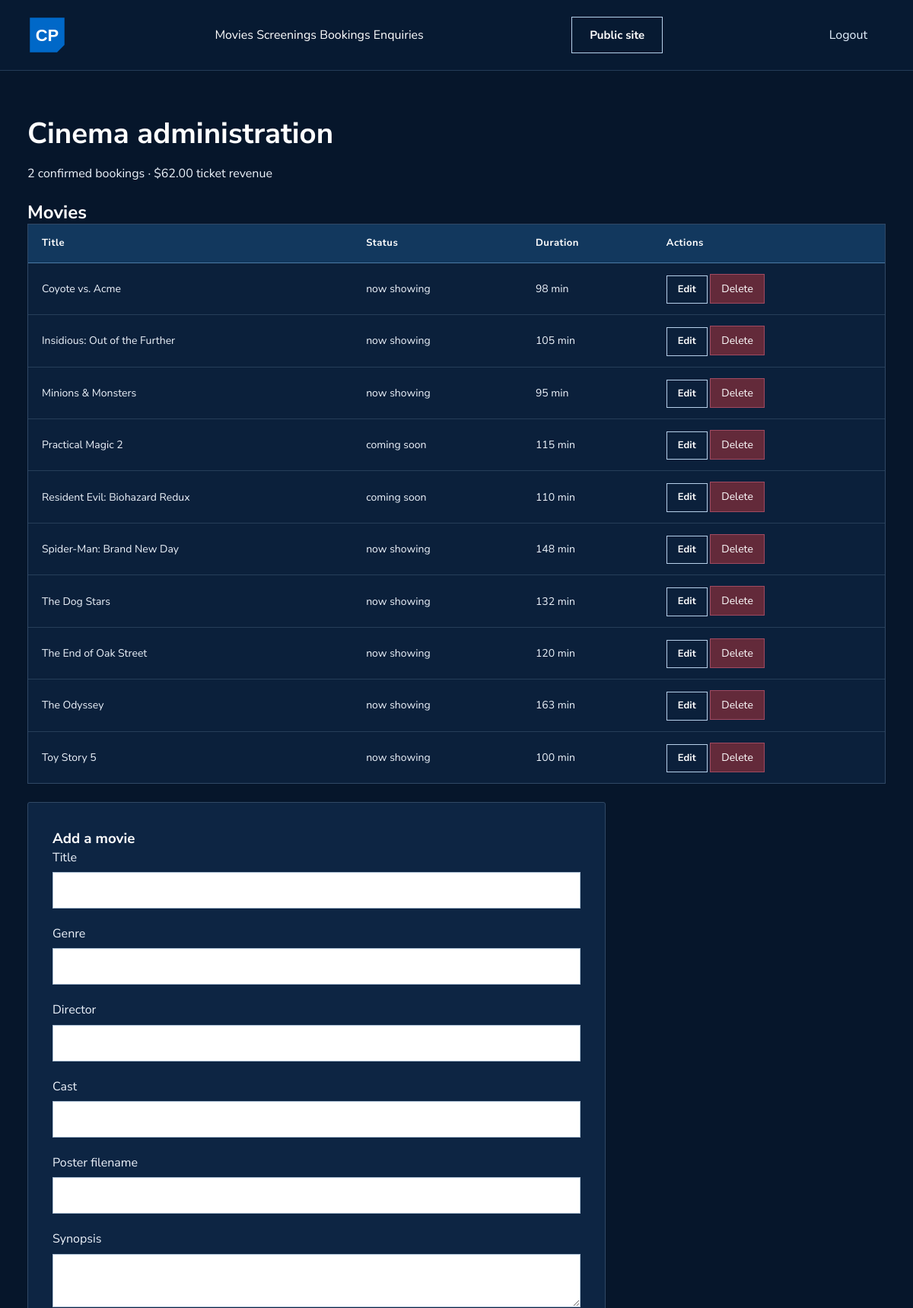
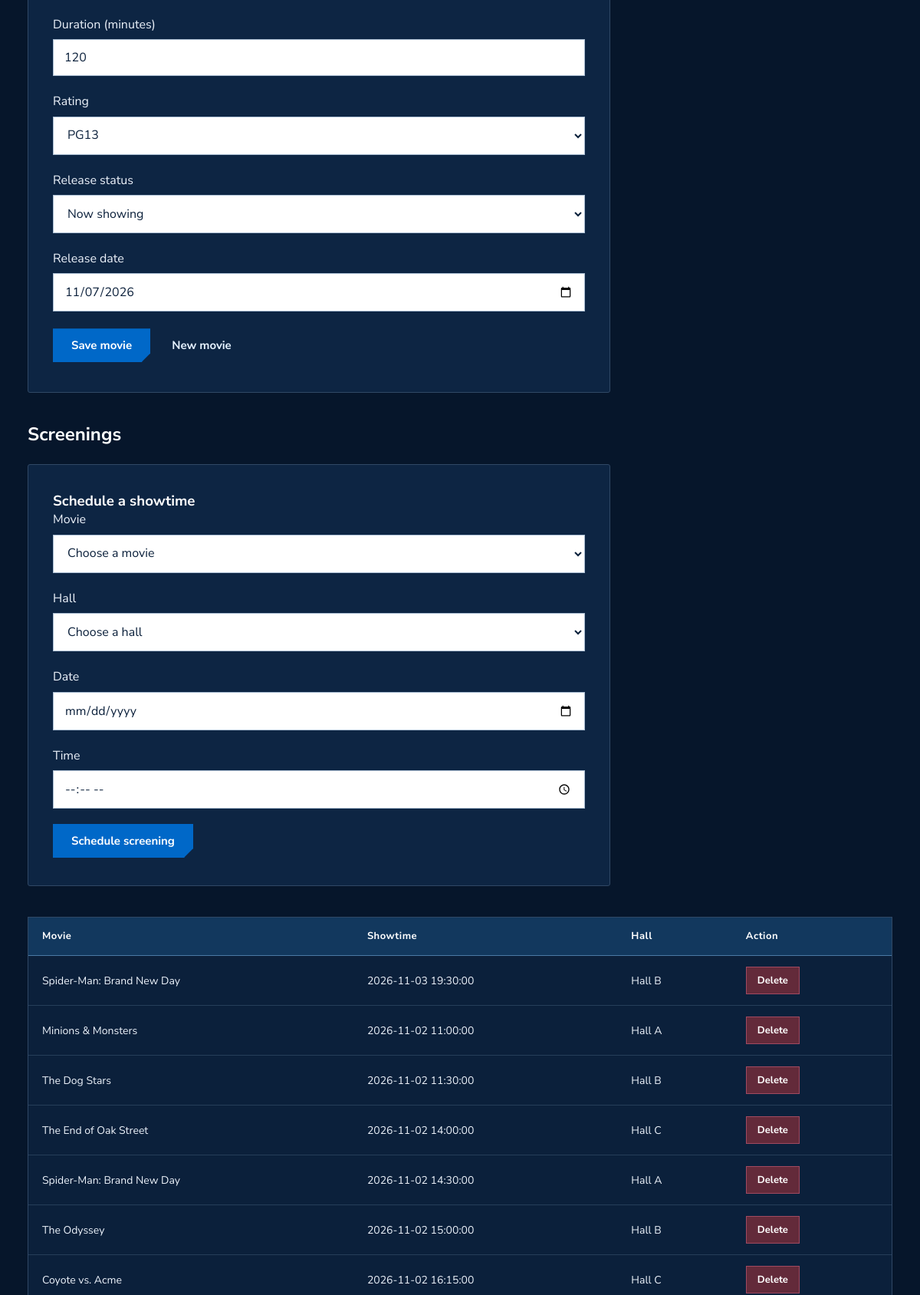
/admin/index.php (signed in, upper part), run on the app's committed database (2 pictures, top to bottom).
### tables this page shows
CREATE TABLE `movies` (
  `movie_id` INT AUTO_INCREMENT PRIMARY KEY,
  `title` VARCHAR(150) NOT NULL,
  `synopsis` TEXT NOT NULL,
  `genre` VARCHAR(100) NOT NULL,
  `duration_minutes` INT NOT NULL,
  `rating` VARCHAR(10) NOT NULL,  
  `director` VARCHAR(100) NOT NULL,
  `cast` VARCHAR(255) NOT NULL,
  `poster_image` VARCHAR(255) NOT NULL,
  `backdrop_image` VARCHAR(255) DEFAULT '',
  `trailer_url` VARCHAR(255) DEFAULT '',
  `status` ENUM('now_showing', 'coming_soon') DEFAULT 'now_showing',
  `release_date` DATE NOT NULL,
  `created_at` DATETIME DEFAULT CURRENT_TIMESTAMP
);

CREATE TABLE `screenings` (
  `screening_id` INT AUTO_INCREMENT PRIMARY KEY,
  `movie_id` INT NOT NULL,
  `hall_id` INT NOT NULL,
  `screening_date` DATE NOT NULL,
  `screening_time` TIME NOT NULL,
  CONSTRAINT `fk_screenings_movie` FOREIGN KEY (`movie_id`) REFERENCES `movies` (`movie_id`) ON DELETE CASCADE,
  CONSTRAINT `fk_screenings_hall` FOREIGN KEY (`hall_id`) REFERENCES `halls` (`hall_id`) ON DELETE CASCADE
);

CREATE TABLE `halls` (
  `hall_id` INT AUTO_INCREMENT PRIMARY KEY,
  `hall_name` VARCHAR(50) NOT NULL,
  `experience_type` VARCHAR(50) NOT NULL DEFAULT 'Dolby Atmos',
  `total_rows` INT NOT NULL,
  `seats_per_row` INT NOT NULL,
  `premium_row_start` INT NOT NULL,  
  `standard_price` DECIMAL(6,2) NOT NULL DEFAULT 10.50,
  `premium_price` DECIMAL(6,2) NOT NULL DEFAULT 14.50
);

### admin/index.php (the view, shortened to what this page needs)
<?php
require_once __DIR__.'/../includes/db_connect.php';
$edit=null;
$movies=$conn->query('SELECT * FROM movies ORDER BY title')->fetch_all(MYSQLI_ASSOC);
$screenings=$conn->query('SELECT s.*,m.title,h.hall_name FROM screenings s JOIN movies m ON m.movie_id=s.movie_id JOIN halls h ON h.hall_id=s.hall_id ORDER BY s.screening_date DESC,s.screening_time')->fetch_all(MYSQLI_ASSOC);
$stats=$conn->query("SELECT COUNT(*) AS total,COALESCE(SUM(total_price),0) AS revenue FROM bookings WHERE status='confirmed' AND payment_status='success'")->fetch_assoc();
$escape=fn($v)=>htmlspecialchars((string)$v,ENT_QUOTES,'UTF-8');
$value=fn($key,$default='')=>$escape($edit[$key]??$default);
?>
<!DOCTYPE html><html lang="en"><head><link rel="stylesheet" href="../css/styles.css"><link rel="stylesheet" href="../css/cinema-theme.css?v=20261030"></head><body class="page-admin">
<header class="site-header"><div class="header-container"><a class="brand-logo" href="../index.php"><img class="ticket-mark" src="../images/cinepop-mark.svg" alt="CinéPop"></a><nav class="main-nav"><a class="nav-link" href="#movies">Movies</a> <a class="nav-link" href="#screenings">Screenings</a> <a class="nav-link" href="#bookings">Bookings</a> <a class="nav-link" href="#enquiries">Enquiries</a></nav><a class="btn btn--outline" href="../index.php">Public site</a><form method="post" action="../logout.php" class="inline-action"><?= csrfField() ?><button class="btn btn--ghost">Logout</button></form></div></header>
<main class="main-content"><h1>Cinema administration</h1><p><?= (int)$stats['total'] ?> confirmed bookings · $<?= number_format($stats['revenue'],2) ?> ticket revenue</p>
<section id="movies"><h2>Movies</h2><div class="table-responsive"><table class="custom-table"><thead><tr><th>Title</th><th>Status</th><th>Duration</th><th>Actions</th></tr></thead><tbody>
<?php foreach($movies as $m): ?><tr><td><?= $escape($m['title']) ?></td><td><?= $escape(str_replace('_',' ',$m['status'])) ?></td><td><?= (int)$m['duration_minutes'] ?> min</td><td><a class="btn btn--outline btn--sm" href="?edit_movie=<?= (int)$m['movie_id'] ?>#movie-form">Edit</a> <form method="post" class="inline-action"><?= csrfField() ?><input type="hidden" name="id" value="<?= (int)$m['movie_id'] ?>"><button name="action" value="delete_movie" class="btn btn--danger btn--sm">Delete</button></form></td></tr><?php endforeach; ?>
</tbody></table></div>
<form method="post" id="movie-form" class="form-card admin-form"><h3><?= $edit?'Edit movie':'Add a movie' ?></h3>
<?php foreach(['title'=>'Title','genre'=>'Genre','director'=>'Director','cast'=>'Cast','poster_image'=>'Poster filename'] as $key=>$label): ?><div class="form-group"><label for="movie_<?= $key ?>"><?= $label ?></label><input class="form-control" id="movie_<?= $key ?>" name="<?= $key ?>" value="<?= $value($key) ?>" maxlength="<?= ['title'=>150,'genre'=>100,'director'=>150,'cast'=>500,'poster_image'=>255][$key] ?>" required></div><?php endforeach; ?>
<div class="form-group"><label for="movie_synopsis">Synopsis</label><textarea class="form-control" id="movie_synopsis" name="synopsis" minlength="1" maxlength="10000" required><?= $value('synopsis') ?></textarea></div>
<div class="form-group"><label for="movie_duration">Duration (minutes)</label><input class="form-control" id="movie_duration" name="duration_minutes" type="number" min="1" max="600" value="<?= $value('duration_minutes',120) ?>" required></div>
<div class="form-group"><label for="movie_rating">Rating</label><select class="form-control" name="rating" id="movie_rating"><?php foreach(['G','PG','PG13','NC16','M18','R21'] as $r): ?><option <?= ($edit['rating']??'PG13')===$r?'selected':'' ?>><?= $r ?></option><?php endforeach; ?></select></div>
<div class="form-group"><label for="movie_status">Release status</label><select class="form-control" name="status" id="movie_status"><?php foreach(['now_showing'=>'Now showing','coming_soon'=>'Coming soon'] as $key=>$label): ?><option value="<?= $key ?>" <?= ($edit['status']??'now_showing')===$key?'selected':'' ?>><?= $label ?></option><?php endforeach; ?></select></div>
<div class="form-group"><label for="movie_release">Release date</label><input class="form-control" id="movie_release" name="release_date" type="date" value="<?= $value('release_date',date('Y-m-d')) ?>" required></div><button class="btn btn--primary">Save movie</button> <a href="index.php#movie-form" class="btn btn--ghost">New movie</a></form></section>
<section id="screenings"><h2>Screenings</h2><form method="post" class="form-card admin-form" id="screening-form"><?= csrfField() ?><input type="hidden" name="action" value="add_screening"><h3>Schedule a showtime</h3>
<div class="form-group"><label for="screen_movie">Movie</label><select class="form-control" name="movie_id" id="screen_movie" required><option value="">Choose a movie</option></select></div>
<div class="form-group"><label for="screen_hall">Hall</label><select class="form-control" name="hall_id" id="screen_hall" required><option value="">Choose a hall</option></select></div>
<div class="form-group"><label for="screen_date">Date</label><input class="form-control" id="screen_date" name="screening_date" type="date" min="<?= date('Y-m-d') ?>" required></div><div class="form-group"><label for="screen_time">Time</label><input class="form-control" id="screen_time" name="screening_time" type="time" required></div><button class="btn btn--primary">Schedule screening</button></form>
<div class="table-responsive"><table class="custom-table"><thead><tr><th>Movie</th><th>Showtime</th><th>Hall</th><th>Action</th></tr></thead><tbody><?php foreach($screenings as $s): ?><tr><td><?= $escape($s['title']) ?></td><td><?= $escape($s['screening_date'].' '.$s['screening_time']) ?></td><td><?= $escape($s['hall_name']) ?></td><td><form method="post"><?= csrfField() ?><input type="hidden" name="id" value="<?= (int)$s['screening_id'] ?>"><button name="action" value="delete_screening" class="btn btn--danger btn--sm">Delete</button></form></td></tr><?php endforeach; ?></tbody></table></div></section>
</main></body></html>

### css/cinema-theme.css (style rules this page uses)
:root { --color-bg-base:#06162b; --color-bg-surface:#0b203b; --color-bg-card:#0d2543; --color-bg-card-hover:#123457; --color-bg-glass:#0d2543; --color-bg-elevated:#173b61; --color-primary:#0068c8; --color-primary-light:#70c9ff; --color-primary-dark:#0054a5; --color-primary-glow:transparent; --color-text-main:#fff; --color-text-body:#edf3fb; --color-text-muted:#bdcbdc; --color-text-dim:#b0c1d5; --color-border:#304865; --color-border-glass:#304865; --color-border-active:#70c9ff; --font-heading:'Nunito Sans',Arial,sans-serif; --font-body:'Nunito Sans',Arial,sans-serif; --radius-sm:0; --radius-md:2px; --radius-lg:4px; --shadow-card:none; --shadow-glow:none; }
html { scroll-behavior:smooth; scrollbar-color:#527598 #06162b; }
body { background:#06162b; font-size:16px; line-height:1.65; overflow-x:clip; }
h1,h2,h3,h4 { letter-spacing:0; line-height:1.2; }
h1 { font-size:clamp(30px,3.2vw,42px); font-weight:800; }
h2 { font-weight:800; }
a { text-underline-offset:5px; }
input,select,textarea { caret-color:#0068c8; accent-color:#0068c8; }
.main-content { max-width:1280px; padding:44px 36px 64px; }
.site-header { background:#071a32; border-bottom:1px solid #243c57; backdrop-filter:none; }
.header-container { max-width:1440px; padding:20px 36px; gap:28px; min-height:92px; }
.brand-logo { gap:10px; flex-shrink:0; }
.nav-link { color:white; font-size:16px; font-weight:400; padding:12px 0; white-space:nowrap; }
.btn { border-radius:0; font-size:15px; min-height:44px; padding:11px 23px; font-weight:700; box-shadow:none; transition:background .18s,color .18s,border-color .18s; }
.btn--primary { background:#0068c8; color:white; border-color:#0068c8; clip-path:polygon(0 0,100% 0,100% calc(100% - 12px),calc(100% - 12px) 100%,0 100%); }
.btn--outline { border-color:#b7d0ea; color:white; background:transparent; }
.btn--ghost { background:transparent; border-color:transparent; color:#e5f2ff; }
.btn--danger { background:#632a3a; color:#fff; border-color:#a04a61; }
.btn--sm { min-height:36px; font-size:13px; padding:7px 14px; }
.form-card { background:#0d2543; border:1px solid #304865; border-radius:3px; box-shadow:none; }
.form-control { background:#fff; border:1px solid #a9bdd2; border-radius:0; color:#0b203b; font-size:16px; min-height:48px; }
.form-control::placeholder { color:#596d81; opacity:1; }
.form-control option { background:#fff; color:#0b203b; }
.form-group > label:not(.form-label) { margin-bottom:6px; }
.table-responsive { background:#0b203b; border-radius:0; border:1px solid #304865; }
.custom-table th { background:#12385e; color:white; font-family:var(--font-body); border-bottom:1px solid #4b7aa5; font-size:13px; font-weight:700; }
.custom-table td { border-bottom:1px solid #263e59; }
.ticket-mark { filter:grayscale(1) brightness(2.5); }
.ticket-mark[src$="cinepop-mark.svg"] { filter:none; }

### data on the page
movies: title "Coyote vs. Acme", status "now showing", duration_minutes "98"
movies: title "Insidious: Out of the Further", status "now showing", duration_minutes "105"
movies: title "Minions & Monsters", status "now showing", duration_minutes "95"
movies: title "Practical Magic 2", status "coming soon", duration_minutes "115"
movies: title "Resident Evil: Biohazard Redux", status "coming soon", duration_minutes "110"
movies: title "Spider-Man: Brand New Day", status "now showing", duration_minutes "148"
movies: title "The Dog Stars", status "now showing", duration_minutes "132"
movies: title "The End of Oak Street", status "now showing", duration_minutes "120"
movies: title "The Odyssey", status "now showing", duration_minutes "163"
movies: title "Toy Story 5", status "now showing", duration_minutes "100"
screenings: movie.title "Spider-Man: Brand New Day", screening_date+screening_time "2026-11-03 19:30:00", hall.hall_name "Hall B"
screenings: movie.title "Minions & Monsters", screening_date+screening_time "2026-11-02 11:00:00", hall.hall_name "Hall A"
screenings: movie.title "The Dog Stars", screening_date+screening_time "2026-11-02 11:30:00", hall.hall_name "Hall B"
screenings: movie.title "The End of Oak Street", screening_date+screening_time "2026-11-02 14:00:00", hall.hall_name "Hall C"
screenings: movie.title "Spider-Man: Brand New Day", screening_date+screening_time "2026-11-02 14:30:00", hall.hall_name "Hall A"
screenings: movie.title "The Odyssey", screening_date+screening_time "2026-11-02 15:00:00", hall.hall_name "Hall B"
screenings: movie.title "Coyote vs. Acme", screening_date+screening_time "2026-11-02 16:15:00", hall.hall_name "Hall C"

### other printed values
$stats['total'] "2"
$stats['revenue'] "62.00"
$label "Title"
$label "Genre"
$label "Director"
$label "Cast"
$label "Poster filename"
form field rating "PG13"
form field status "Now showing"
